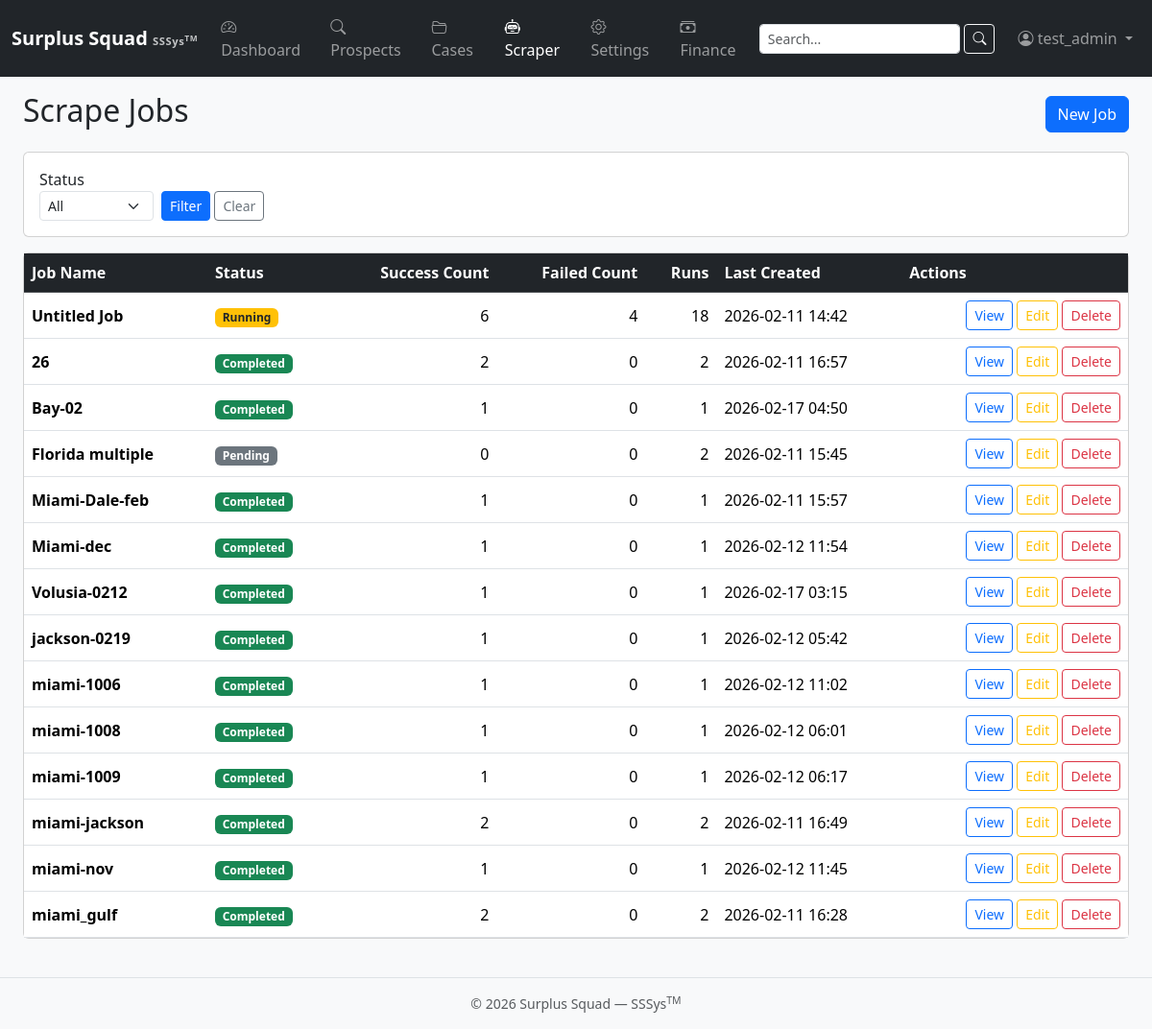
Page /scraper/jobs/ (signed in) on the committed database.
### apps/scraper/models.py (models this page shows, shortened)
class ScrapeJob(models.Model):
    JOB_STATUS = [
        ('pending', 'Pending'),
        ('running', 'Running'),
        ('completed', 'Completed'),
        ('failed', 'Failed'),
    ]
    JOB_TYPE = [
        ('TD', 'Tax Deed'),
        ('TL', 'Tax Lien'),
        ('SS', 'Sheriff Sale'),
        ('MF', 'Mortgage Foreclosure'),
    ]
    name = models.CharField(
        max_length=255,
        blank=True,
        default='',
        help_text="Human-friendly identifier used to group related jobs",
    )
    county = models.ForeignKey('locations.County', on_delete=models.CASCADE, related_name='scrape_jobs')
    job_type = models.CharField(max_length=8, choices=JOB_TYPE)
    target_date = models.DateField(help_text="Start date for scraping")
    end_date = models.DateField(null=True, blank=True, help_text="End date (inclusive). Leave blank for single date.")
    status = models.CharField(max_length=32, choices=JOB_STATUS, default='pending')
    triggered_by = models.ForeignKey(User, on_delete=models.SET_NULL, null=True, blank=True)
    prospects_created = models.PositiveIntegerField(default=0)
    prospects_updated = models.PositiveIntegerField(default=0)
    prospects_qualified = models.PositiveIntegerField(default=0)
    prospects_disqualified = models.PositiveIntegerField(default=0)
    error_message = models.TextField(blank=True)
    created_at = models.DateTimeField(auto_now_add=True)
    started_at = models.DateTimeField(null=True, blank=True)
    completed_at = models.DateTimeField(null=True, blank=True)
    class Meta:
        ordering = ('-created_at',)

### apps/scraper/views.py (the view)
# urls.py: path("jobs/", views.ScrapeJobListView.as_view(), name="job_list"),
class ScrapeJobListView(AdminRequiredMixin, ListView):
    model = ScrapeJob
    template_name = "scraper/job_list.html"
    paginate_by = 25
    def get_queryset(self):
        qs = ScrapeJob.objects.select_related("county", "county__state", "triggered_by")
        status = self.request.GET.get("status")
        if status:
            qs = qs.filter(status=status)
        self.filtered_queryset = qs
        return qs
    def get_context_data(self, **kwargs):
        ctx = super().get_context_data(**kwargs)
        ctx["statuses"] = ScrapeJob.JOB_STATUS
        ctx["current_status"] = self.request.GET.get("status", "")
        ctx["grouped_jobs"] = self.get_grouped_jobs()
        return ctx
    def get_grouped_jobs(self):
        qs = getattr(self, "filtered_queryset", ScrapeJob.objects.none())
        aggregated = qs.values("name").annotate(
            total_jobs=Count("id"),
            success_count=Count("id", filter=Q(status="completed")),
            failed_count=Count("id", filter=Q(status="failed")),
            running_count=Count("id", filter=Q(status="running")),
            pending_count=Count("id", filter=Q(status="pending")),
            latest_created=Max("created_at"),
            sample_job_id=Min("id"),
        ).order_by("name")
        grouped = []
        for entry in aggregated:
            if entry["running_count"]:
                status = "running"
            elif entry["failed_count"]:
                status = "failed"
            elif entry["success_count"] == entry["total_jobs"] and entry["total_jobs"] > 0:
                status = "completed"
            else:
                status = "pending"
            grouped.append({
                "name": entry["name"] or "Untitled Job",
                "status": status,
                "success_count": entry["success_count"],
                "failed_count": entry["failed_count"],
                "total_jobs": entry["total_jobs"],
                "latest_created": entry["latest_created"],
                "job_pk": entry["sample_job_id"],
            })
        return grouped

### apps/accounts/mixins.py (called while the page is built)
    def test_func(self):
        user = self.request.user
        return hasattr(user, 'profile') and user.profile.is_admin

### apps/accounts/models.py (called while the page is built)
    @property
    def can_view_prospects(self):
        return self.role in {self.ROLE_PROSPECTS_ONLY, self.ROLE_BOTH, self.ROLE_ADMIN}

    @property
    def can_view_cases(self):
        return self.role in {self.ROLE_CASES_ONLY, self.ROLE_BOTH, self.ROLE_ADMIN}

    @property
    def is_admin(self):
        return self.role == self.ROLE_ADMIN or self.user.is_superuser

### templates/scraper/job_list.html (shortened to what this page needs)
{% extends "base.html" %}
{% block content %}
<div class="d-flex justify-content-between align-items-center mb-3">
  <h2>Scrape Jobs</h2>
  <a href="{% url 'scraper:job_create' %}" class="btn btn-primary">New Job</a>
</div>
<div class="card mb-3">
  <div class="card-body">
    <form method="get" class="row g-2 align-items-end">
      <div class="col-auto">
        <label class="form-label mb-0">Status</label>
        <select name="status" class="form-select form-select-sm">
          <option value="">All</option>
        </select>
      </div>
      <div class="col-auto">
        <button type="submit" class="btn btn-sm btn-primary">Filter</button>
        <a href="{% url 'scraper:job_list' %}" class="btn btn-sm btn-outline-secondary">Clear</a>
      </div>
    </form>
  </div>
</div>
<div class="card">
  <div class="table-responsive">
    <table class="table table-hover align-middle mb-0">
      <thead class="table-dark">
        <tr>
          <th>Job Name</th>
          <th>Status</th>
          <th class="text-end">Success Count</th>
          <th class="text-end">Failed Count</th>
          <th class="text-end">Runs</th>
          <th>Last Created</th>
          <th>Actions</th>
        </tr>
      </thead>
      <tbody>
        {% if grouped_jobs %}
          {% for group in grouped_jobs %}
          <tr>
            <td class="fw-semibold">{{ group.name }}</td>
            <td>
              {% if group.status == "completed" %}
                <span class="badge bg-success">Completed</span>
              {% elif group.status == "running" %}
                <span class="badge bg-warning text-dark">Running</span>
              {% elif group.status == "failed" %}
                <span class="badge bg-danger">Failed</span>
              {% else %}
                <span class="badge bg-secondary">Pending</span>
              {% endif %}
            </td>
            <td class="text-end">{{ group.success_count }}</td>
            <td class="text-end">{{ group.failed_count }}</td>
            <td class="text-end">{{ group.total_jobs }}</td>
            <td>{{ group.latest_created|date:"Y-m-d H:i" }}</td>
            <td class="text-end">
              {% if group.job_pk %}
              <a href="{% url 'scraper:job_group_detail' group.job_pk %}" class="btn btn-sm btn-outline-primary">View</a>
              {% if user.is_staff %}
                <a href="{% url 'scraper:job_update' group.job_pk %}" class="btn btn-sm btn-outline-warning">Edit</a>
                <a href="{% url 'scraper:job_delete' group.job_pk %}" class="btn btn-sm btn-outline-danger">Delete</a>
              {% endif %}
              {% endif %}
            </td>
          </tr>
          {% endfor %}
        {% else %}
          <tr><td colspan="7" class="text-center text-muted py-4">No jobs found.</td></tr>
        {% endif %}
      </tbody>
    </table>
  </div>
</div>
{% endblock %}

### templates/includes/navbar.html (shortened to what this page needs)
<nav class="navbar navbar-expand-lg navbar-dark bg-dark">
  <div class="container-fluid">
    <a class="navbar-brand d-flex flex-column lh-1" href="{% url 'dashboard:home' %}">
      <span class="fw-bold">Surplus Squad
      <small class="text-light opacity-75" style="font-size:.7rem;">SSSys<sup>TM</sup></small>
    </span>
    </a>
    <div class="collapse navbar-collapse" id="mainNav">
      {% if user.is_authenticated %}
      <ul class="navbar-nav me-auto">
        <li class="nav-item">
          <a class="nav-link {% if request.resolver_match.app_name == 'dashboard' %}active{% endif %}"
             href="{% url 'dashboard:home' %}">
            <i class="bi bi-speedometer2"></i> Dashboard
          </a>
        </li>
        {% if user.profile.can_view_prospects or user.is_superuser %}
        <li class="nav-item">
          <a class="nav-link {% if request.resolver_match.app_name == 'prospects' %}active{% endif %}"
             href="{% url 'prospects:type_select' %}">
            <i class="bi bi-search"></i> Prospects
          </a>
        </li>
        {% endif %}
        {% if user.profile.can_view_cases or user.is_superuser %}
        <li class="nav-item">
          <a class="nav-link {% if request.resolver_match.app_name == 'cases' %}active{% endif %}"
             href="{% url 'cases:list' %}">
            <i class="bi bi-folder2-open"></i> Cases
          </a>
        </li>
        {% endif %}
        {% if user.profile.is_admin or user.is_superuser %}
        <li class="nav-item">
          <a class="nav-link {% if request.resolver_match.app_name == 'scraper' %}active{% endif %}"
             href="{% url 'scraper:dashboard' %}">
            <i class="bi bi-robot"></i> Scraper
          </a>
        </li>
        <li class="nav-item">
          <a class="nav-link {% if request.resolver_match.app_name == 'settings_app' or request.resolver_match.app_name == 'locations' %}active{% endif %}"
             href="{% url 'settings_app:home' %}">
            <i class="bi bi-gear"></i> Settings
          </a>
        </li>
        {% endif %}
        {% if user.profile.is_admin or user.is_superuser or user.profile.can_manage_finance_settings %}
        <li class="nav-item">
          <a class="nav-link {% if request.resolver_match.app_name == 'settings_app' and request.resolver_match.url_name == 'finance' %}active{% endif %}"
             href="{% url 'settings_app:finance' %}">
            <i class="bi bi-cash-stack"></i> Finance
          </a>
        </li>
        {% endif %}
      </ul>
      <form class="d-flex me-3" method="get" action="{% url 'search' %}">
        <input class="form-control form-control-sm me-1" type="search" name="q" placeholder="Search..." aria-label="Search" value="{{ request.GET.q|default:'' }}">
        <button class="btn btn-sm btn-outline-light" type="submit"><i class="bi bi-search"></i></button>
      </form>
      <ul class="navbar-nav">
        <li class="nav-item dropdown">
          <a class="nav-link dropdown-toggle" href="#" id="userMenu"
             role="button" data-bs-toggle="dropdown" aria-expanded="false">
            <i class="bi bi-person-circle"></i> {{ user.get_full_name|default:user.username }}
          </a>
        </li>
      </ul>
      {% endif %}
    </div>
  </div>
</nav>

### static/css/style.css (style rules this page uses)
body { min-height: 100vh; display: flex; flex-direction: column; background-color: #f8f9fa; }
.navbar-brand small { letter-spacing: .05em; }
.card { transition: box-shadow .15s ease-in-out; }
.table th { white-space: nowrap; }

### rows in the picture
ScrapeJob: name "Bay-02", shows "Completed", success_count "1", failed_count "0", total_jobs "1", latest_created "2026-02-17 04:50"
ScrapeJob: name "Volusia-0212", shows "Completed", success_count "1", failed_count "0", total_jobs "1", latest_created "2026-02-17 03:15"
ScrapeJob: name "jackson-0219", shows "Completed", success_count "1", failed_count "0", total_jobs "1", latest_created "2026-02-12 05:42"
ScrapeJob: name "miami-1006", shows "Completed", success_count "1", failed_count "0", total_jobs "1", latest_created "2026-02-12 11:02"
ScrapeJob: name "miami-1008", shows "Completed", success_count "1", failed_count "0", total_jobs "1", latest_created "2026-02-12 06:01"
ScrapeJob: name "miami-1009", shows "Completed", success_count "1", failed_count "0", total_jobs "1", latest_created "2026-02-12 06:17"
ScrapeJob: name "miami-nov", shows "Completed", success_count "1", failed_count "0", total_jobs "1", latest_created "2026-02-12 11:45"

### other values in the picture
{{ user.get_full_name|default:user.username }} "test_admin"
{{ group.name }} "Untitled Job" "26" "Florida multiple" "Miami-Dale-feb" "Miami-dec" "miami-jackson" "miami_gulf"
{{ group.success_count }} "6" "2" "0" "1" "1" "2" "2"
{{ group.failed_count }} "4" "0" "0" "0" "0" "0" "0"
{{ group.total_jobs }} "18" "2" "2" "1" "1" "2" "2"
{{ group.latest_created|date:"Y-m-d H:i" }} "2026-02-11 14:42" "2026-02-11 16:57" "2026-02-11 15:45" "2026-02-11 15:57" "2026-02-12 11:54" "2026-02-11 16:49" "2026-02-11 16:28"
